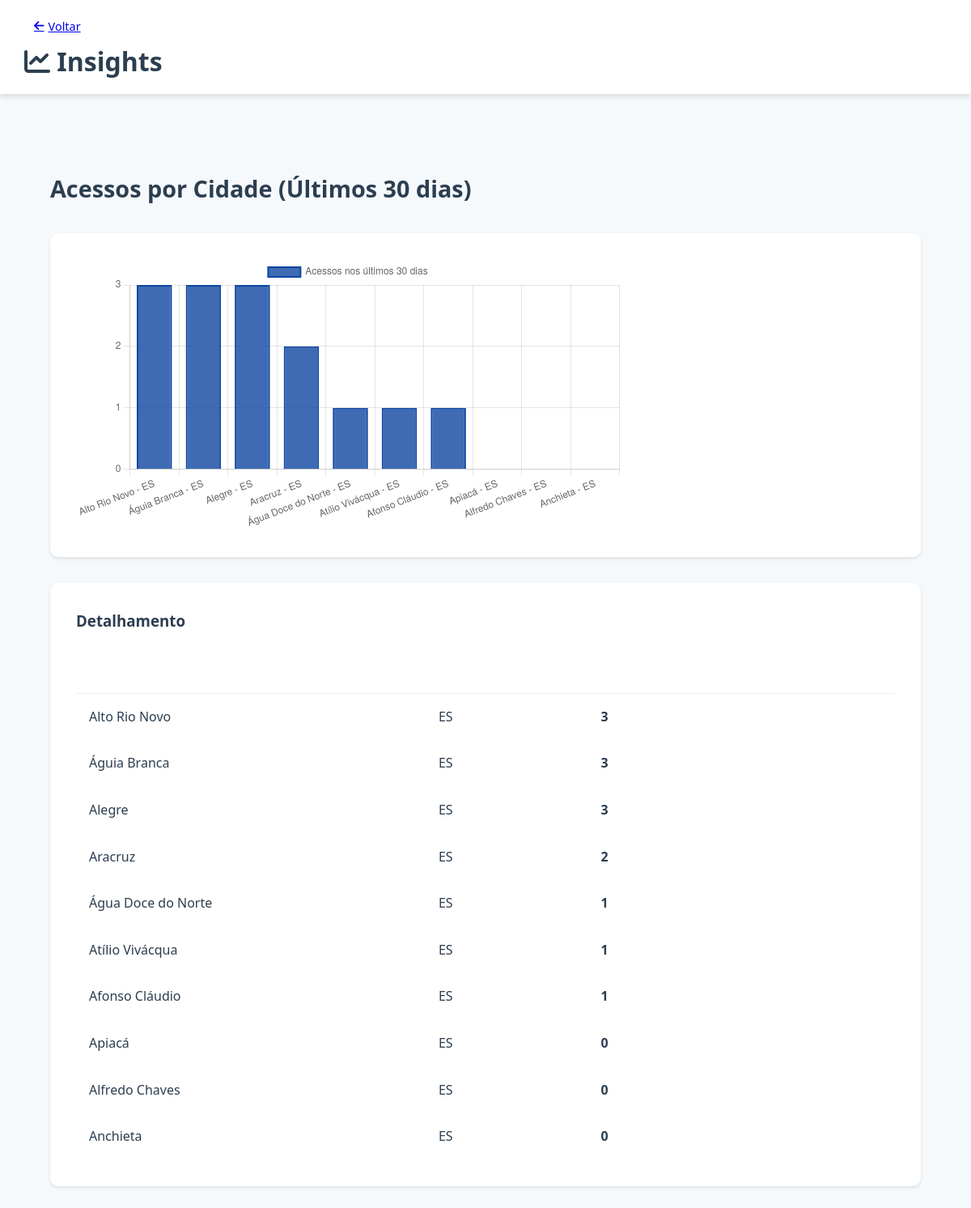
The app's page /gerenciadorInsights.php (signed in) with its own data.
### tables this page shows
CREATE TABLE `cidade` (
  `idCidade` int(11) NOT NULL,
  `nomeCidade` varchar(100) NOT NULL,
  `estado_idEstado` int(11) NOT NULL,
  `qtdaAcesso` int(11) DEFAULT NULL,
  `representante_id` int(11) DEFAULT NULL
);

CREATE TABLE `estado` (
  `idEstado` int(11) NOT NULL,
  `nomeEstado` varchar(100) NOT NULL,
  `siglaEstado` char(2) NOT NULL
);

### public/gerenciadorInsights.php (the view, shortened to what this page needs)
<?php
$usuario = $_SESSION['usuario'];
$tipoUsuario = $usuario['tipoUsuario'];
$idUsuario = $usuario['idUsuario'];
$conexao = conectarBD();
$sql_cleanup = "DELETE FROM acessos_cidade WHERE data_acesso < DATE_SUB(NOW(), INTERVAL 30 DAY)";
mysqli_query($conexao, $sql_cleanup);
$dados_grafico = [];
$filtro_estado = $_GET['estado'] ?? '';
$periodo = $_GET['periodo'] ?? '30';
if ($tipoUsuario === 'admin') {
    $where = "WHERE a.data_acesso >= DATE_SUB(NOW(), INTERVAL 30 DAY)";
    if ($filtro_estado) {
        $where .= " AND e.idEstado = " . intval($filtro_estado);
    }
    $sql = "SELECT c.idCidade, c.nomeCidade, e.siglaEstado, COUNT(a.id) as total_acessos
            FROM cidade c
            INNER JOIN estado e ON c.estado_idEstado = e.idEstado
            LEFT JOIN acessos_cidade a ON c.idCidade = a.cidade_idCidade $where
            GROUP BY c.idCidade, c.nomeCidade, e.siglaEstado
            HAVING total_acessos > 0
            ORDER BY total_acessos DESC
            LIMIT 50";
    $result = mysqli_query($conexao, $sql);
    while ($row = mysqli_fetch_assoc($result)) {
        $dados_grafico[] = $row;
    }
    $sql_estados = "SELECT DISTINCT e.idEstado, e.nomeEstado, e.siglaEstado
                    FROM estado e
                    INNER JOIN cidade c ON e.idEstado = c.estado_idEstado
                    INNER JOIN acessos_cidade a ON c.idCidade = a.cidade_idCidade
                    WHERE a.data_acesso >= DATE_SUB(NOW(), INTERVAL 30 DAY)
                    ORDER BY e.nomeEstado";
    $result_estados = mysqli_query($conexao, $sql_estados);
} else if ($tipoUsuario === 'representante') {
    $sql = "SELECT c.idCidade, c.nomeCidade, e.siglaEstado, COUNT(a.id) as total_acessos
            FROM cidade c
            INNER JOIN estado e ON c.estado_idEstado = e.idEstado
            LEFT JOIN acessos_cidade a ON c.idCidade = a.cidade_idCidade
                AND a.data_acesso >= DATE_SUB(NOW(), INTERVAL 30 DAY)
            WHERE c.representante_id = ?
            GROUP BY c.idCidade, c.nomeCidade, e.siglaEstado
            ORDER BY total_acessos DESC";
    $stmt = mysqli_prepare($conexao, $sql);
    mysqli_stmt_bind_param($stmt, "i", $idUsuario);
    mysqli_stmt_execute($stmt);
    $result = mysqli_stmt_get_result($stmt);
    while ($row = mysqli_fetch_assoc($result)) {
        $dados_grafico[] = $row;
    }
} else if ($tipoUsuario === 'lojista') {
    $periodo_dias = intval($periodo);
    $sql_cidade = "SELECT c.idCidade, c.nomeCidade, e.siglaEstado
                   FROM usuario u
                   INNER JOIN lojas l ON u.loja_id = l.idlojas
                   INNER JOIN cidade c ON l.cidade_idCidade = c.idCidade
                   INNER JOIN estado e ON c.estado_idEstado = e.idEstado
                   WHERE u.idUsuario = ?";
    $stmt_cidade = mysqli_prepare($conexao, $sql_cidade);
    mysqli_stmt_bind_param($stmt_cidade, "i", $idUsuario);
    mysqli_stmt_execute($stmt_cidade);
    $result_cidade = mysqli_stmt_get_result($stmt_cidade);
    $cidade_info = mysqli_fetch_assoc($result_cidade);
    if ($cidade_info) {
        $idCidade = $cidade_info['idCidade'];
        $sql = "SELECT DATE(a.data_acesso) as data_acesso, COUNT(a.id) as total_acessos
                FROM acessos_cidade a
                WHERE a.cidade_idCidade = ?
                  AND a.data_acesso >= DATE_SUB(NOW(), INTERVAL ? DAY)
                GROUP BY DATE(a.data_acesso)
                ORDER BY data_acesso ASC";
        $stmt = mysqli_prepare($conexao, $sql);
        mysqli_stmt_bind_param($stmt, "ii", $idCidade, $periodo_dias);
        mysqli_stmt_execute($stmt);
        $result = mysqli_stmt_get_result($stmt);
        while ($row = mysqli_fetch_assoc($result)) {
            $dados_grafico[] = $row;
        }
    }
}
if ($tipoUsuario === 'admin') {
    $voltar = "adm.php";
} else if ($tipoUsuario === 'representante') {
    $voltar = "representante.php";
} else {
    $voltar = "loja.php";
}
?>
<!DOCTYPE html>
<html lang="pt-BR">
<head>
    <link rel="stylesheet" href="https://cdnjs.cloudflare.com/ajax/libs/font-awesome/6.4.0/css/all.min.css">
    <link rel="stylesheet" href="./css/adm.css">
    <link rel="stylesheet" href="./css/insights.css">
</head>
<body>
    <div class="admin-container">
        <main class="main-content">
            <header class="header d-flex justify-content-between align-items-center">
                <div class="d-flex align-items-center gap-3">
                    <a href="<?php echo $voltar; ?>" class="btn btn-secondary">
                        <i class="fas fa-arrow-left"></i> Voltar
                    </a>
                    <h1 class="mb-0"><i class="fas fa-chart-line"></i> Insights</h1>
                </div>
            </header>
            <div class="page-content">
                <div class="insights-container">
                    <div class="insights-header">
                        <?php if ($tipoUsuario === 'lojista'): ?>
                            <h2>Acessos ao Longo do Tempo</h2>
                            <div class="filtro-periodo">
                                <label for="filtroPeriodo">Período:</label>
                                <select id="filtroPeriodo" class="form-control">
                                    <option value="7" <?php echo $periodo == '7' ? 'selected' : ''; ?>>Últimos 7 dias</option>
                                    <option value="15" <?php echo $periodo == '15' ? 'selected' : ''; ?>>Últimos 15 dias</option>
                                    <option value="30" <?php echo $periodo == '30' ? 'selected' : ''; ?>>Último mês</option>
                                    <option value="60" <?php echo $periodo == '60' ? 'selected' : ''; ?>>Últimos 2 meses</option>
                                    <option value="90" <?php echo $periodo == '90' ? 'selected' : ''; ?>>Últimos 3 meses</option>
                                </select>
                            </div>
                        <?php else: ?>
                            <h2>Acessos por Cidade (Últimos 30 dias)</h2>
                        <?php endif; ?>
                    </div>
                    <?php if (empty($dados_grafico)): ?>
                        <div class="alert alert-info">
                            <i class="fas fa-info-circle"></i>
                            <?php if ($tipoUsuario === 'lojista'): ?>
                                Nenhum acesso registrado no período selecionado.
                            <?php else: ?>
                                Nenhum acesso registrado nos últimos 30 dias.
                            <?php endif; ?>
                        </div>
                    <?php else: ?>
                        <div class="chart-wrapper">
                            <canvas id="graficoAcessos"></canvas>
                        </div>
                        <?php if ($tipoUsuario !== 'lojista'): ?>
                        <div class="tabela-acessos">
                            <h3>Detalhamento</h3>
                            <table class="table">
                                <thead>
                                    <tr>
                                        <th>Cidade</th>
                                        <th>Estado</th>
                                        <th>Total de Acessos</th>
                                    </tr>
                                </thead>
                                <tbody>
                                    <?php foreach ($dados_grafico as $dado): ?>
                                    <tr>
                                        <td><?php echo htmlspecialchars($dado['nomeCidade']); ?></td>
                                        <td><?php echo htmlspecialchars($dado['siglaEstado']); ?></td>
                                        <td><strong><?php echo $dado['total_acessos']; ?></strong></td>
                                    </tr>
                                    <?php endforeach; ?>
                                </tbody>
                            </table>
                        </div>
                        <?php endif; ?>
                    <?php endif; ?>
                </div>
            </div>
        </main>
    </div>
    <script>
        <?php if (!empty($dados_grafico)): ?>
        const ctx = document.getElementById('graficoAcessos').getContext('2d');
        const dados = <?php echo json_encode($dados_grafico); ?>;
        <?php if ($tipoUsuario === 'lojista'): ?>
        // Gráfico de linhas para lojista
        const labels = dados.map(item => {
            const date = new Date(item.data_acesso);
            return date.toLocaleDateString('pt-BR', { day: '2-digit', month: '2-digit' });
        });
        const valores = dados.map(item => parseInt(item.total_acessos));
        new Chart(ctx, {
            type: 'line',
            data: {
                labels: labels,
                datasets: [{
                    label: 'Acessos',
                    data: valores,
                    backgroundColor: 'rgba(14, 70, 161, 0.1)',
                    borderColor: 'rgba(14, 70, 161, 1)',
                    borderWidth: 3,
                    fill: true,
                    tension: 0.4,
                    pointRadius: 5,
                    pointHoverRadius: 7,
                    pointBackgroundColor: 'rgba(14, 70, 161, 1)',
                    pointBorderColor: '#fff',
                    pointBorderWidth: 2
                }]
            },
            options: {
                responsive: true,
                maintainAspectRatio: true,
                scales: {
                    y: {
                        beginAtZero: true,
                        ticks: {
                            stepSize: 1
                        }
                    }
                },
                plugins: {
                    legend: {
                        display: true,
                        position: 'top'
                    },
                    tooltip: {
                        mode: 'index',
                        intersect: false
                    }
                },
                interaction: {
                    mode: 'nearest',
                    axis: 'x',
                    intersect: false
                }
            }
        });
        <?php else: ?>
        // Gráfico de barras para admin/representante
        const labels = dados.map(item => `${item.nomeCidade} - ${item.siglaEstado}`);
        const valores = dados.map(item => parseInt(item.total_acessos));
        new Chart(ctx, {
            type: 'bar',
            data: {
                labels: labels,
                datasets: [{
                    label: 'Acessos nos últimos 30 dias',
                    data: valores,
                    backgroundColor: 'rgba(14, 70, 161, 0.8)',
                    borderColor: 'rgba(14, 70, 161, 1)',
                    borderWidth: 2
                }]
            },
            options: {
                responsive: true,
                maintainAspectRatio: true,
                scales: {
                    y: {
                        beginAtZero: true,
                        ticks: {
                            stepSize: 1
                        }
                    }
                },
                plugins: {
                    legend: {
                        display: true,
                        position: 'top'
                    }
                }
            }
        });
        <?php endif; ?>
        <?php endif; ?>
        <?php if ($tipoUsuario === 'admin'): ?>
        document.getElementById('filtroEstado').addEventListener('change', function() {
            const estado = this.value;
            const url = new URL(window.location);
            if (estado) {
                url.searchParams.set('estado', estado);
            } else {
                url.searchParams.delete('estado');
            }
            window.location.href = url.toString();
        });
        <?php endif; ?>
        <?php if ($tipoUsuario === 'lojista'): ?>
        document.getElementById('filtroPeriodo').addEventListener('change', function() {
            const periodo = this.value;
            const url = new URL(window.location);
            url.searchParams.set('periodo', periodo);
            window.location.href = url.toString();
        });
        <?php endif; ?>
    </script>
</body>
</html>

### public/css/adm.css (style rules this page uses)
:root { --primary: #1a6fb0; --secondary: #0d4d7a; --accent: #2c9c5c; --light: #f5f9fc; --dark: #2c3e50; --gray: #95a5a6; --light-gray: #ecf0f1; --danger: #e74c3c; --warning: #f39c12; --success: #27ae60; --info: #3498db; --border-radius: 8px; --box-shadow: 0 4px 6px rgba(0, 0, 0, 0.1); --transition: all 0.3s ease; }
* { margin: 0; padding: 0; box-sizing: border-box; font-family: 'Segoe UI', Tahoma, Geneva, Verdana, sans-serif; }
body { background-color: var(--light); color: var(--dark); line-height: 1.6; }
.admin-container { display: flex; min-height: 100vh; }
.main-content { flex: 1; display: flex; flex-direction: column; overflow: hidden; }
.header { background-color: white; padding: 15px 30px; box-shadow: var(--box-shadow); display: flex; justify-content: space-between; align-items: center; z-index: 99; }
.page-content { flex: 1; padding: 30px; overflow-y: auto; }
.btn { padding: 6px 12px; border: none; border-radius: 4px; cursor: pointer; font-size: 0.9rem; transition: var(--transition); display: inline-flex; align-items: center; gap: 5px; }
table { width: 100%; border-collapse: collapse; }
table th, table td { padding: 12px 15px; text-align: left; border-bottom: 1px solid var(--light-gray); }
table th { background-color: var(--light); color: var(--dark); font-weight: 600; }
.mb-0 { margin-bottom: 0; }

### public/css/insights.css (style rules this page uses)
.insights-container { padding: 2rem; background: var(--bg-2); border-radius: 10px; margin: 2rem 0; }
.insights-header { display: flex; justify-content: space-between; align-items: center; margin-bottom: 2rem; flex-wrap: wrap; gap: 1rem; }
.insights-header h2 { color: var(--azul); font-size: 1.8rem; margin: 0; }
.chart-wrapper { background: white; padding: 2rem; border-radius: 10px; box-shadow: 0 2px 4px rgba(0, 0, 0, 0.1); margin-bottom: 2rem; height: 400px; }
.tabela-acessos { background: white; padding: 2rem; border-radius: 10px; box-shadow: 0 2px 4px rgba(0, 0, 0, 0.1); }
.tabela-acessos h3 { color: var(--azul); margin-bottom: 1rem; }
.tabela-acessos table { width: 100%; border-collapse: collapse; }
.tabela-acessos th { background: var(--azul); color: white; padding: 1rem; text-align: left; font-weight: 600; }
.tabela-acessos td { padding: 1rem; border-bottom: 1px solid var(--azul-texto-transparente); }

### records on screen
cidade: nomeCidade "Alto Rio Novo", estado_idEstado.siglaEstado "ES", total_acessos "3"
cidade: nomeCidade "Águia Branca", estado_idEstado.siglaEstado "ES", total_acessos "3"
cidade: nomeCidade "Alegre", estado_idEstado.siglaEstado "ES", total_acessos "3"
cidade: nomeCidade "Aracruz", estado_idEstado.siglaEstado "ES", total_acessos "2"
cidade: nomeCidade "Água Doce do Norte", estado_idEstado.siglaEstado "ES", total_acessos "1"
cidade: nomeCidade "Atílio Vivácqua", estado_idEstado.siglaEstado "ES", total_acessos "1"
cidade: nomeCidade "Afonso Cláudio", estado_idEstado.siglaEstado "ES", total_acessos "1"
cidade: nomeCidade "Apiacá", estado_idEstado.siglaEstado "ES", total_acessos "0"
cidade: nomeCidade "Alfredo Chaves", estado_idEstado.siglaEstado "ES", total_acessos "0"
cidade: nomeCidade "Anchieta", estado_idEstado.siglaEstado "ES", total_acessos "0"
